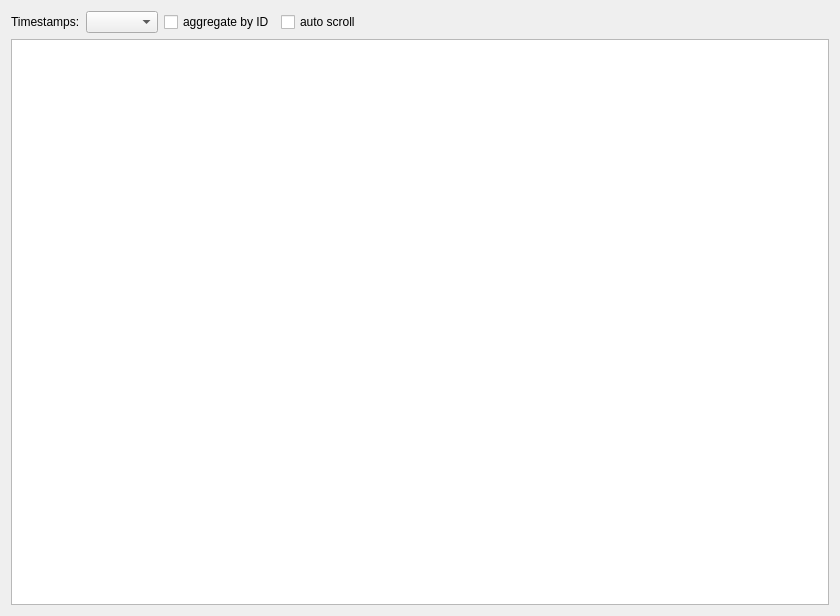
<?xml version="1.0" encoding="UTF-8"?>
<ui version="4.0">
 <class>TraceWindow</class>
 <widget class="QWidget" name="TraceWindow">
  <property name="geometry">
   <rect>
    <x>0</x>
    <y>0</y>
    <width>840</width>
    <height>616</height>
   </rect>
  </property>
  <property name="windowTitle">
   <string>Trace View</string>
  </property>
  <layout class="QVBoxLayout" name="verticalLayout">
   <item>
    <widget class="QWidget" name="widget" native="true">
     <layout class="QHBoxLayout" name="horizontalLayout">
      <property name="leftMargin">
       <number>0</number>
      </property>
      <property name="topMargin">
       <number>0</number>
      </property>
      <property name="rightMargin">
       <number>0</number>
      </property>
      <property name="bottomMargin">
       <number>0</number>
      </property>
      <item>
       <widget class="QLabel" name="label">
        <property name="text">
         <string>Timestamps:</string>
        </property>
       </widget>
      </item>
      <item>
       <widget class="QComboBox" name="cbTimestampMode"/>
      </item>
      <item>
       <widget class="QCheckBox" name="cbAggregated">
        <property name="text">
         <string>aggregate by ID</string>
        </property>
        <property name="checked">
         <bool>false</bool>
        </property>
       </widget>
      </item>
      <item>
       <widget class="QCheckBox" name="cbAutoScroll">
        <property name="text">
         <string>auto scroll</string>
        </property>
       </widget>
      </item>
      <item>
       <spacer name="horizontalSpacer">
        <property name="orientation">
         <enum>Qt::Horizontal</enum>
        </property>
        <property name="sizeHint" stdset="0">
         <size>
          <width>40</width>
          <height>20</height>
         </size>
        </property>
       </spacer>
      </item>
     </layout>
    </widget>
   </item>
   <item>
    <widget class="QTreeView" name="tree">
     <property name="verticalScrollMode">
      <enum>QAbstractItemView::ScrollPerPixel</enum>
     </property>
    </widget>
   </item>
  </layout>
 </widget>
 <resources/>
 <connections/>
</ui>
